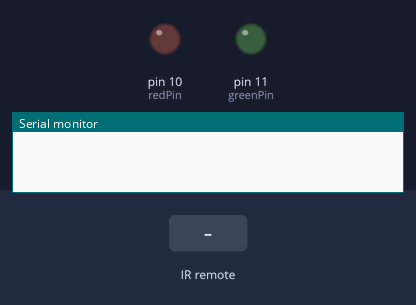
This sketch was run on a simulated Arduino Uno, built with avr-gcc and run on an emulated ATmega328P. On the bench: output pins drawn as LEDs (lit = HIGH), the last lines printed to the serial monitor. Inputs (shaded band) come from the test bench.

Above: at 1.2 s.
1.3 s: infrared code 0xFF38C7 received
At 1.8 s:
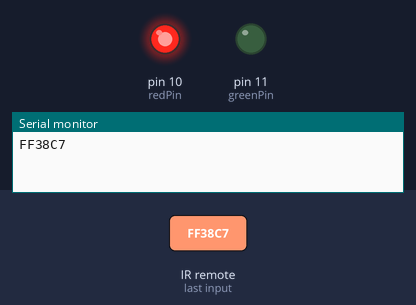
4.3 s: infrared code 0xFF18E7 received
At 5.3 s:
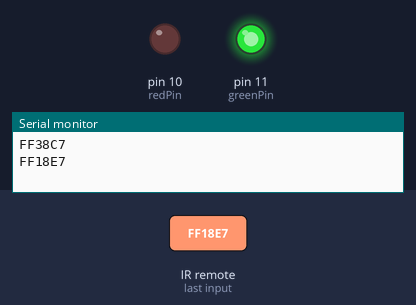
Timing chart, 0 to 7.8 s (numbered marks = the images above; inputs shaded):
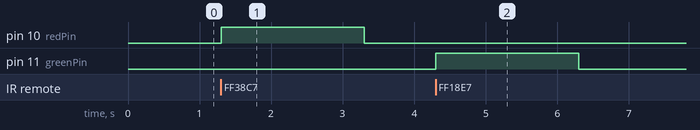

Measured:
- after the input at 1.3 s, pin 10 (redPin): LOW → HIGH at once, → LOW 2.0 s later
- after the input at 4.3 s, pin 11 (greenPin): LOW → HIGH at once, → LOW 2.0 s later

The sketch:

IR_RECEIVE_BASIC.ino
```cpp
#include <IRremote.h>

const int RECV_PIN = 2;
IRrecv irrecv(RECV_PIN);
decode_results results;
const int redPin = 10;
const int greenPin = 11;


void setup(){
  Serial.begin(9600);
  irrecv.enableIRIn();
  irrecv.blink13(true);
  pinMode(redPin, OUTPUT);
  pinMode(greenPin, OUTPUT);
}

void loop(){
    if (irrecv.decode(&results)){
        Serial.println(results.value,HEX);
        switch(results.value){
          case 0xFF38C7: //Keypad button "5"
          digitalWrite(redPin, HIGH);
          delay(2000);
          digitalWrite(redPin, LOW);
          }

        switch(results.value){
          case 0xFF18E7: //Keypad button "2"
          digitalWrite(greenPin, HIGH);
          delay(2000);
          digitalWrite(greenPin, LOW);
          }

        irrecv.resume();
    }
}
```
